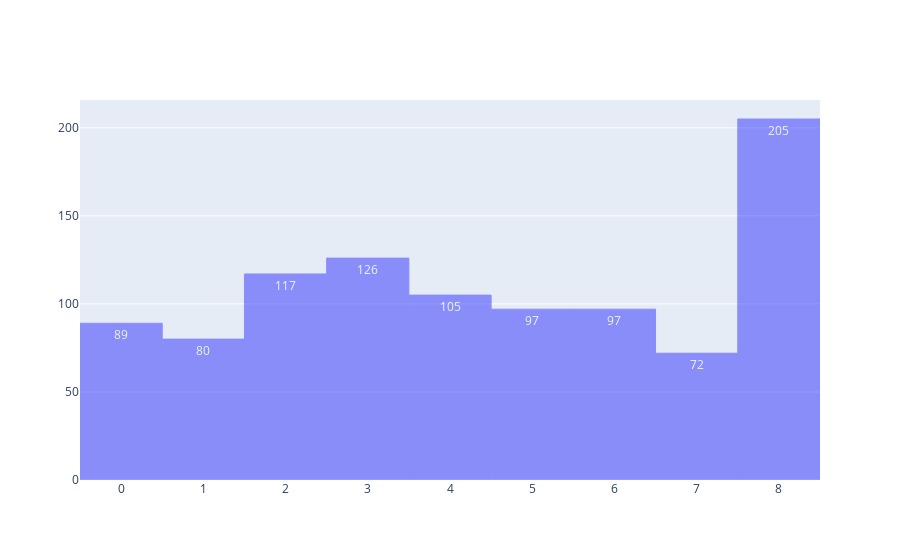

Here is the notebook cell this chart was saved with:
### Code cell
# Get a count of the sample_time  categories
st_g = merge_df.groupby(['sample_time']).agg({'sample_time':['first',"count"]}).reset_index(drop=True)
st_g.columns = st_g.columns.droplevel(0)

# Sort the sample_time so the histogram would be sorted 
st_g['time_id'] = st_g['first'].map(lambda x: SAMPLE_TIME_SORTED.index(x))
st_g = st_g.sort_values(['time_id']).reset_index(drop=True)

counts = st_g['count']
bins = st_g['time_id']
fig = go.Figure(go.Bar(x=bins, y=counts))
fig.data[0].text = counts
fig.update_traces(textposition='inside', textfont_size=12)
fig.update_layout(bargap=0)


fig.update_traces(marker_color='blue', marker_line_color='blue',
                  marker_line_width=1, opacity=0.4)

fig.show()

### Figure 1 — Plotly figure (JSON) as saved in the notebook; plotly's stock layout.template omitted (floating-point values rounded to 4 significant figures)
{"data": [{"marker": {"color": "blue", "line": {"color": "blue", "width": 1}}, "opacity": 0.4, "text": [89, 80, 117, 126, 105, 97, 97, 72, 205], "textfont": {"size": 12}, "textposition": "inside", "type": "bar", "x": [0, 1, 2, 3, 4, 5, 6, 7, 8], "y": [89, 80, 117, 126, 105, 97, 97, 72, 205]}], "layout": {"bargap": 0}}
